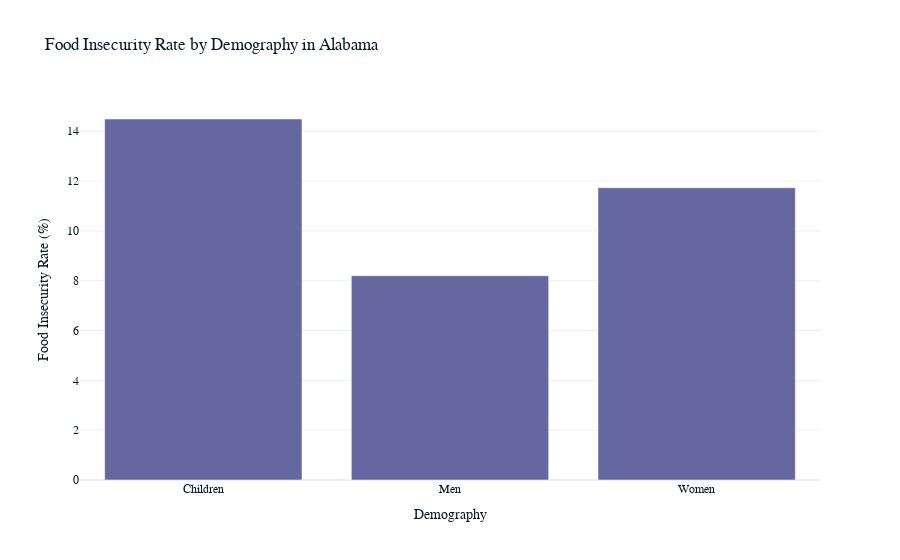
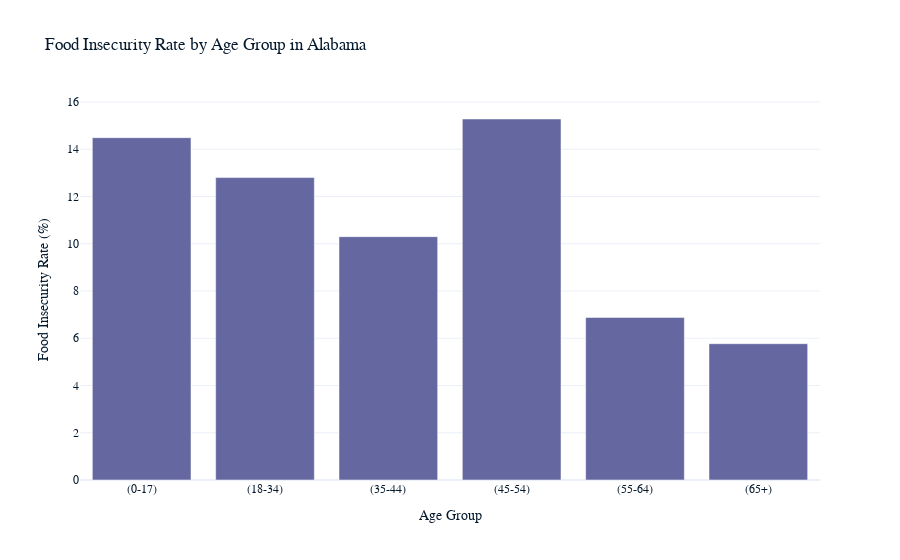

The notebook cell these images were saved under, in order:
### Code cell
import pandas as pd
import plotly.express as px
import ipywidgets as widgets
from IPython.display import display

# Function to update the plot based on selected state
def update_plot(state):
    filtered_demo_df = state_demo_stats[state_demo_stats['state'] == state]
    filtered_age_df = state_age_stats[state_age_stats['state'] == state]
    
    fig_demo = px.bar(filtered_demo_df, x='demography', y='pct_food_insecure', 
                      title=f'Food Insecurity Rate by Demography in {state}',
                      labels={'pct_food_insecure': 'Food Insecurity Rate (%)', 'demography': 'Demography'})
    
    fig_age = px.bar(filtered_age_df, x='age_group', y='pct_food_insecure', 
                     title=f'Food Insecurity Rate by Age Group in {state}',
                     labels={'pct_food_insecure': 'Food Insecurity Rate (%)', 'age_group': 'Age Group'})
    
    fig_demo.show()
    fig_age.show()

# Create a dropdown widget for state selection
state_dropdown = widgets.Dropdown(
    options=state_demo_stats['state'].unique(),
    description='State:',
    value=state_demo_stats['state'].unique()[0]
)

# Function to display the dropdown and update the plot
def display_widgets():
    display(state_dropdown)
    widgets.interactive(update_plot, state=state_dropdown)

# Call the function to display the dropdown and the initial plot
display_widgets()

### Figure 1 — Plotly figure (JSON) as saved in the notebook; plotly's stock layout.template omitted (floating-point values rounded to 4 significant figures)
{"data": [{"alignmentgroup": "True", "hovertemplate": "Demography=%{x}<br>Food Insecurity Rate (%)=%{y}<extra></extra>", "legendgroup": "", "marker": {"color": "#6568a0", "pattern": {"shape": ""}}, "name": "", "offsetgroup": "", "orientation": "v", "showlegend": false, "textposition": "auto", "x": ["Children", "Men", "Women"], "xaxis": "x", "y": [14.49, 8.2, 11.73], "yaxis": "y", "type": "bar"}], "layout": {"xaxis": {"anchor": "y", "domain": [0, 1], "title": {"text": "Demography"}}, "yaxis": {"anchor": "x", "domain": [0, 1], "title": {"text": "Food Insecurity Rate (%)"}}, "legend": {"tracegroupgap": 0}, "title": {"text": "Food Insecurity Rate by Demography in Alabama"}, "barmode": "relative"}}

### Figure 2 — Plotly figure (JSON) as saved in the notebook; plotly's stock layout.template omitted (floating-point values rounded to 4 significant figures)
{"data": [{"alignmentgroup": "True", "hovertemplate": "Age Group=%{x}<br>Food Insecurity Rate (%)=%{y}<extra></extra>", "legendgroup": "", "marker": {"color": "#6568a0", "pattern": {"shape": ""}}, "name": "", "offsetgroup": "", "orientation": "v", "showlegend": false, "textposition": "auto", "x": ["(0-17)", "(18-34)", "(35-44)", "(45-54)", "(55-64)", "(65+)"], "xaxis": "x", "y": [14.49, 12.8, 10.3, 15.28, 6.88, 5.77], "yaxis": "y", "type": "bar"}], "layout": {"xaxis": {"anchor": "y", "domain": [0, 1], "title": {"text": "Age Group"}}, "yaxis": {"anchor": "x", "domain": [0, 1], "title": {"text": "Food Insecurity Rate (%)"}}, "legend": {"tracegroupgap": 0}, "title": {"text": "Food Insecurity Rate by Age Group in Alabama"}, "barmode": "relative"}}
